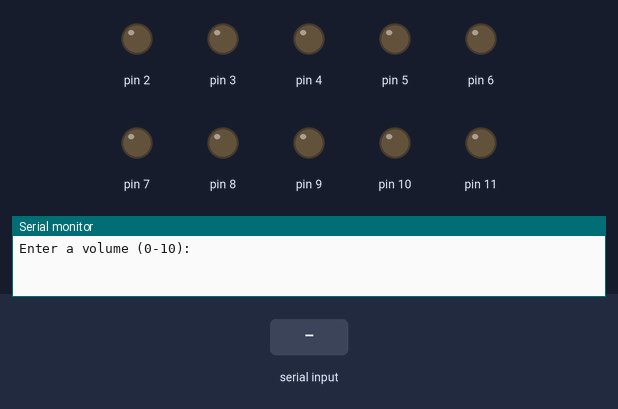
The sketch below on a simulated Arduino Uno, built with avr-gcc and run on an emulated ATmega328P. Shown: output pins drawn as LEDs (lit = HIGH), the last lines printed to the serial monitor. The inputs (shaded band) are chosen by the test bench.

Above: at 1.2 s.
1.3 s: "5\n" received over Serial
At 2.4 s:
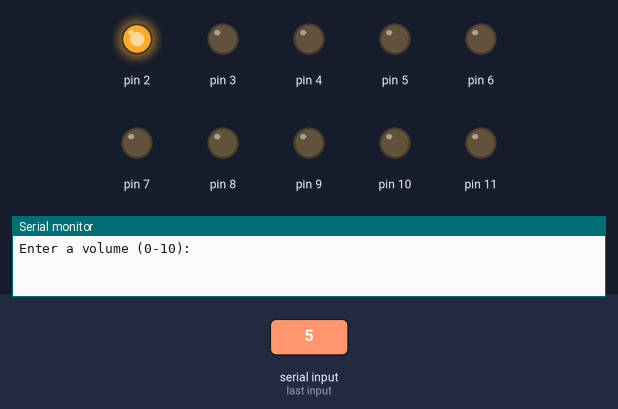
At 4.0 s:
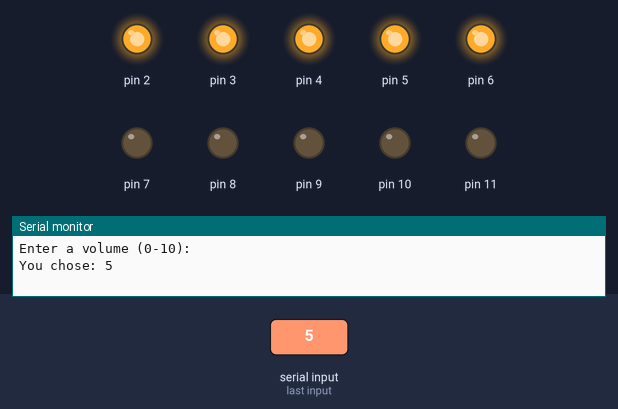
4.3 s: "90,45\n" received over Serial
At 7.4 s:
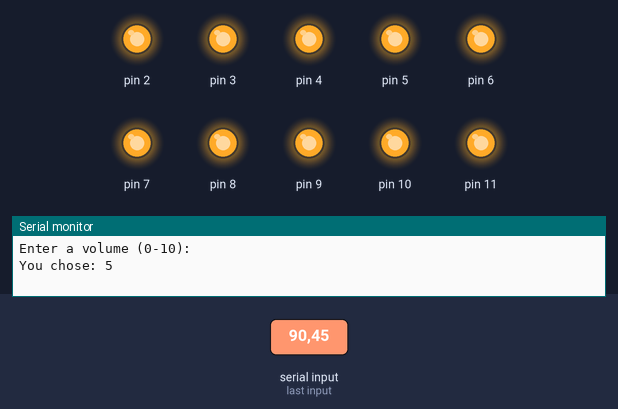
Timing chart, 0 to 8.9 s (numbered marks = the images above; inputs shaded):
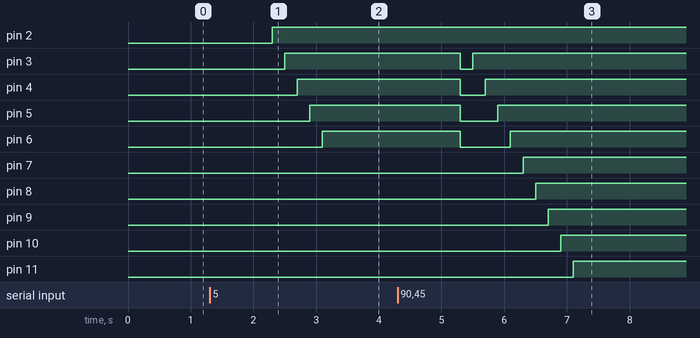

Measured:
- after the input at 1.3 s, pin 2: LOW → HIGH after 1.0 s; pin 3: LOW → HIGH after 1.2 s; pin 4: LOW → HIGH after 1.4 s; pin 5: LOW → HIGH after 1.6 s; pin 6: LOW → HIGH after 1.8 s
- after the input at 4.3 s, pin 3: HIGH → LOW after 1.0 s, → HIGH 0.20 s later; pin 4: HIGH → LOW after 1.0 s, → HIGH 0.40 s later; pin 5: HIGH → LOW after 1.0 s, → HIGH 0.60 s later; pin 6: HIGH → LOW after 1.0 s, → HIGH 0.80 s later; pin 7: LOW → HIGH after 2.0 s

The sketch:

simulated_volume_indicator.ino
```cpp
String askForInput = "Enter a volume (0-10): ";

void setup() {
  Serial.begin(57600);

  for (int i = 2; i <= 11; i++) {
    pinMode(i, OUTPUT);
  }

  Serial.println(askForInput);
}

void loop() {
  while (!Serial.available());

  String volume = Serial.readString();
  if (!volume.toInt()) {
    Serial.println("Invalid input. Please enter a number between 0 and 10.");
    return;
  }

  int selectedVolume = volume.toInt();

  //Turn off all LEDs
  for (int i = 2; i <= 11; i++) {
    digitalWrite(i, LOW);
  }

  //Turn on LEDs up to the selected volume
  for (int i = 2; i <= selectedVolume + 1; i++) {
    digitalWrite(i, HIGH);
    delay(200);
  }

  Serial.print("You chose: ");
  Serial.println(selectedVolume);
}
```
